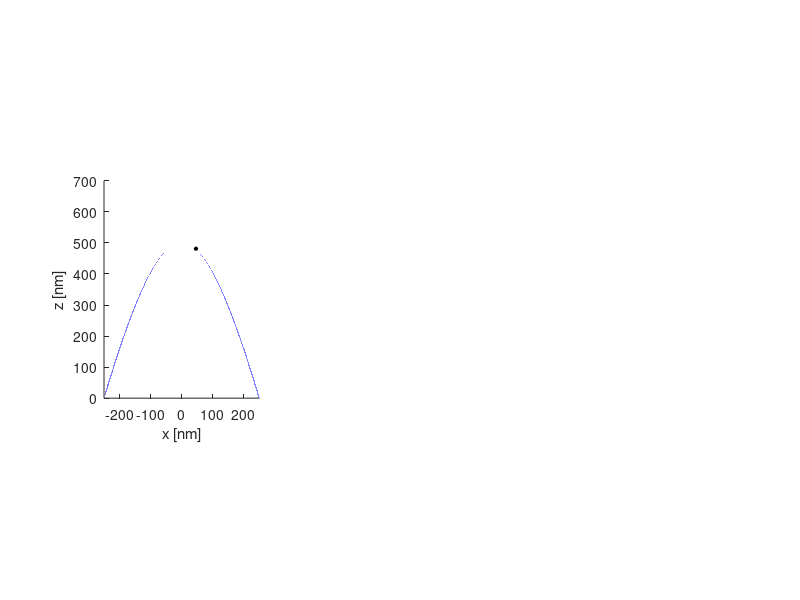

This chart was generated by the following MATLAB code: (Note: this script raises an error after producing the figure.)
% Kristinn Torfason
% 24.04.2015
% Sphere approximation of image charge effect V3
% One sphere at location nearest to the charge
%
% Here we find the point on the tip closest to the electron. There we
% calculate the radius of curvature of the tip. We then create a sphere
% with that radius, that passes through this point and is orthogonal to a
% line from the electron to the point on that tip. This sphere is then
% use to calculate the image charge partner. See chapter 2.2 in Jackson.

close all
clear variables

%--------------------------------------------------------------------------
% Physical constants
q = +1.602176565E-19; % Electron charge
m_e = 9.10938291E-31; % Electron mass
epsilon_0 = 8.854187817E-12; % \epsilon_0
h_bar = 1.054571726E-34;
w_theta = 4.7; % eV

%--------------------------------------------------------------------------
% Constants the define the tip geometry

%Base radius
R = 250.0E-9; % [nm]

% Height
h = 500E-9; % [nm]

% Gap spacing, measured from the top of the tip.
d = 1000.0E-9; % [nm]
d_plane = d + h;

% Voltage
V_0 = 500.0;

max_xi = h/d + 1;
a = sqrt(d^2*R^2/(h^2+2*d*h) + d^2);
eta_1 = - d / a;
theta = acos(eta_1);
shift_z = abs(a*eta_1*max_xi);

disp('a')
disp(a/1.0E-9)

%
max_x = a*sqrt(max_xi^2-1)*sqrt(1-eta_1^2)*1;
x_tip = linspace(-max_x, max_x, 100000);
%x_tip = 2.5719e-09;
%x = 0.0;
%y_tip = 0.0;

xi = sqrt(x_tip.^2/(a^2*(1-eta_1^2)*1) + 1);
z_tip = a .* xi .* eta_1;

%--------------------------------------------------------------------------
% Particle
% Location in prolate spheroidal coordinates
% https://en.wikipedia.org/wiki/Prolate_spheroidal_coordinates#Alternative_definition
% (sigma, tau, phi) in Wiki, here (xi, eta, phi).

% Height of the particle, ξ [1, inf].
% xi = 1 is the top of the tip.
xi_a1 = 1.020;
%xi_a1 = 1.0;

% Distance from the tip, η [0, -1].
% Should not be lower than eta_1. That would be inside the tip.
% Anything above 0 would be above the absorption plane.
%eta_a1 = -0.97515; % 1 nm, if xi = 1.02.
eta_a1 = -0.9745; % 2 nm, if x = 1.02.
%eta_a1 = -0.975802551744737;

% Rotation of the particle around the tip.
phi_a1 = 0.0;

% (x, y, z) coordinate of the particle.
x_a1 = a * sqrt(xi_a1^2 - 1) * sqrt(1 - eta_a1^2) * cos(phi_a1);
y_a1 = a * sqrt(xi_a1^2 - 1) * sqrt(1 - eta_a1^2) * sin(phi_a1);
z_a1 = a * xi_a1 * eta_a1;

disp('Particle x [nm]')
disp(x_a1/1.0E-9)
disp('Particle y [nm]')
disp(y_a1/1.0E-9)
disp('Particle z [nm]')
disp((z_a1+shift_z)/1.0E-9)


%--------------------------------------------------------------------------
% Plot the Particle and tip
subplot(1, 3, 1);
%figure(1);
hold on
axis equal
plot(x_tip/1E-9, (z_tip+shift_z)/1E-9, 'b-');

plot(x_a1/1E-9, (z_a1+shift_z)/1E-9, 'ok', 'MarkerFaceColor', 'k', 'MarkerSize', 2.5);
%plot(x_a2/1E-9, (z_a2+shift_z)/1E-9, '+k', 'MarkerFaceColor', 'k', 'MarkerSize', 2.5);
axis([-250, 250, 0, 700])
xlabel('x [nm]')
ylabel('z [nm]')

%--------------------------------------------------------------------------

max_x = a*sqrt(max_xi^2-1)*sqrt(1-eta_1^2)*1;
%x_tip = linspace(-max_x, max_x, 1000);
x_tip_1 = linspace(-max_x, 0.0, 500);
x_tip_2 = linspace(0.0, max_x, 500);
x_tip = [x_tip_1, x_tip_2];

%x_tip = 2.5719e-09;
y_tip = 0.0;

xi = sqrt(x_tip.^2/(a^2*(1-eta_1^2)*1) + 1);
z_tip = a .* xi .* eta_1;


[x_0, y_0, z_0] = Find_closest_point(x_a1, y_a1, z_a1, eta_1, a);

% Particle distance from tip
p_d = sqrt((x_0 - x_a1)^2 + (y_0 - y_a1)^2 + (z_0 - z_a1)^2);
disp('Particle distance from tip [nm]')
disp(p_d / 1.0E-9)

xi_0 = abs(z_0/(a*eta_1));
R_sphere = abs(a/eta_1 * ( (xi_0^2 - eta_1^2).^(3/2) ) / (sqrt(1 - eta_1^2)));

n(1) = eta_1/sqrt(1-eta_1^2)*x_0/sqrt(x_0^2 + y_0^2 + a^2*(1-eta_1^2));
n(2) = eta_1/sqrt(1-eta_1^2)*y_0/sqrt(x_0^2 + y_0^2 + a^2*(1-eta_1^2));
n(3) = -1;

n = n/norm(n);

x_c = n(1).*R_sphere + x_0;
y_c = n(2).*R_sphere + y_0;
z_c = n(3).*R_sphere + z_0;


a_b = sqrt((x_a1 - x_c).^2 + (y_a1 - y_c).^2 + (z_a1 - z_c).^2);
b = 1.0*R_sphere^2/a_b;

x_b = -n(1)*b + x_c;
y_b = -n(2)*b + y_c;
z_b = -n(3)*b + z_c;

% Draw sphere
t = linspace(0, 2*pi, 100);
x_sp = x_c + 1*R_sphere*cos(t);
z_sp = z_c + 1*R_sphere*sin(t);

plot(x_sp/1E-9, (z_sp+shift_z)/1E-9, 'r--');
plot(x_b/1E-9, (z_b+shift_z)/1E-9, 'ok', 'MarkerFaceColor', 'k', 'MarkerSize', 2.5);
%

tmp_dis_a = ( (x_tip - x_a1).^2 + (y_tip - y_a1).^2 + (z_tip - z_a1).^2 );
tmp_dis_b = ( (x_tip - x_b).^2 + (y_tip - y_b).^2 + (z_tip - z_b).^2 );

E_x1 = q/(4*pi*epsilon_0) * (x_a1 - x_tip)./sqrt(tmp_dis_a).^(3);
E_x2 = -q/(4*pi*epsilon_0) * (R_sphere.*(x_b - x_tip))./(a_b.*sqrt(tmp_dis_b).^(3));
E_x = E_x1 + E_x2;

E_y1 = q/(4*pi*epsilon_0) * (y_a1 - y_tip)./sqrt(tmp_dis_a).^(3);
E_y2 = -q/(4*pi*epsilon_0) * (R_sphere.*(y_b - y_tip))./(a_b.*sqrt(tmp_dis_b).^(3));
E_y = E_y1 + E_y2;

E_z1 = q/(4*pi*epsilon_0) * (z_a1 - z_tip)./sqrt(tmp_dis_a).^(3);
E_z2 = -q/(4*pi*epsilon_0) * (R_sphere.*(z_b - z_tip))./(a_b.*sqrt(tmp_dis_b).^(3));
E_z = E_z1 + E_z2;

[Ex_vac, Ey_vac, Ez_vac] = Tip_Field(x_tip, y_tip, z_tip, eta_1, a, V_0);

E_x = E_x - Ex_vac;
E_y = E_y - Ey_vac;
E_z = E_z - Ez_vac;

E_new = sqrt(E_x.^2 + E_y.^2 + E_z.^2);
E_vac = sqrt(Ex_vac.^2 + Ey_vac.^2  + Ez_vac.^2);

subplot(1, 3, 2);
%figure(2);
%hold on
%axis equal
plot(x_tip/1E-9, E_new, '-b', x_tip/1E-9, E_vac, '--c');
xlim([-250 250])
xlabel('x [nm]')
ylabel('E [V/m]')
title(strcat(num2str(p_d/1E-9, 4),' nm'))

x_s = x_tip/1E-9;
sigma_s = E_new*epsilon_0/1E-6;
%save('data_sphere_z-1475-xi-1_0.mat', 'x_s', 'sigma_s', '-v7')

subplot(1, 3, 3);
a_FN = q^2/(16.0*pi^2*h_bar); % A eV V^{-2}
b_FN = -4.0/(3.0*h_bar) * sqrt(2.0*m_e*q); % eV^{-3/2} V m^{-1}
l_const = q / (4.0*pi*epsilon_0); % eV^{2} V^{-1} m

l = l_const * E_new / w_theta^2;
v_y = 1 - l + 1/6*l.*log(l);
t_y = 1 + l.*(1/9 - 1/18*log(l));

FN_st = a_FN ./ (t_y.^2 .* w_theta) .* E_new.^2 .* exp(b_FN .* w_theta^(3/2) .* v_y ./ E_new);

semilogy(x_tip/1E-9, FN_st);
xlim([-250 250])
xlabel('x [nm]')
ylabel('J [A/m]')

% Set graph position and size.
set(gcf, 'Position', [185         426        1150         420]);
